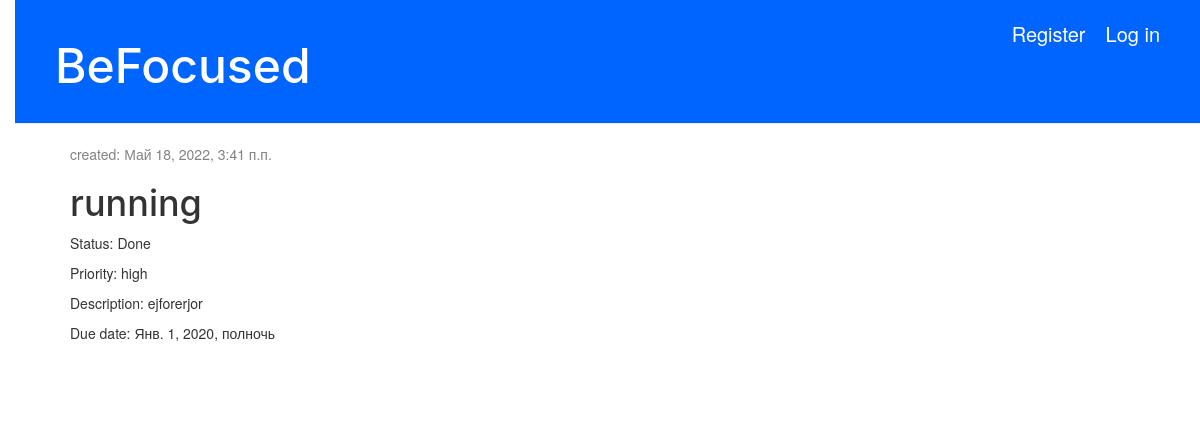
Page /goal/3/ on the committed database.
### todo_list/models.py (models this page shows, shortened)
class Goal(models.Model):
    author = models.ForeignKey(settings.AUTH_USER_MODEL, on_delete=models.CASCADE)
    title = models.CharField(max_length=80, blank=False)
    description = models.TextField(max_length=500, blank=False)
    created_date = models.DateTimeField(default=timezone.now)
    due_date = models.DateTimeField(blank=False)
    is_completed = models.BooleanField(blank=True, default=False)
    priority = models.CharField(max_length=10, choices=CHOICES, default = 'high')

### todo_list/views.py (the view)
# urls.py: path('goal/<int:pk>/', views.goal_detail, name='goal_detail'),
def goal_detail(request, pk):
    goal = get_object_or_404(Goal, pk=pk)
    return render(request, 'todo_list/goal_detail.html', {'goal': goal, 'welcome_text':'My Goals'})

### todo_list/templatetags/tags.py (called while the page is built)
def goal_status(value):
    if value:
        return 'Done'
    else:
        return 'Not completed'

### todo_list/templates/todo_list/goal_detail.html (shortened to what this page needs)
{% extends 'base.html' %}
{% load tags %}
{% block content %}
    <div class="goal">
        {% if goal.created_date %}
            <div class="date">
                created: {{ goal.created_date }}
            </div>
        {% endif %}
        <h1>{{ goal.title }}</h1>
        <p> Status: {{ goal.is_completed|goal_status }}</p>
        <p> Priority: {{ goal.priority }}</p>
        <p> Description: {{ goal.description|linebreaksbr }}</p>
        <p> Due date: {{ goal.due_date }}</p>
    </div>
{% endblock %}

### todo_list/static/css/todo_list.css (style rules this page uses)
body { padding-left: 15px; }
h1, h2, h3, h4 { font-family: "-apple-system",BlinkMacSystemFont,"Segoe UI",Roboto,Oxygen,Ubuntu,"Fira Sans","Droid Sans","Helvetica Neue",sans-serif; }
.date { color: #828282; }
.goal { margin-bottom: 70px; }

### rows in the picture
Goal: created_date "Май 18, 2022, 3:41 п.п.", title "running", is_completed|goal_status "Done", priority "high", description "ejforerjor", due_date "Янв. 1, 2020, полночь"
